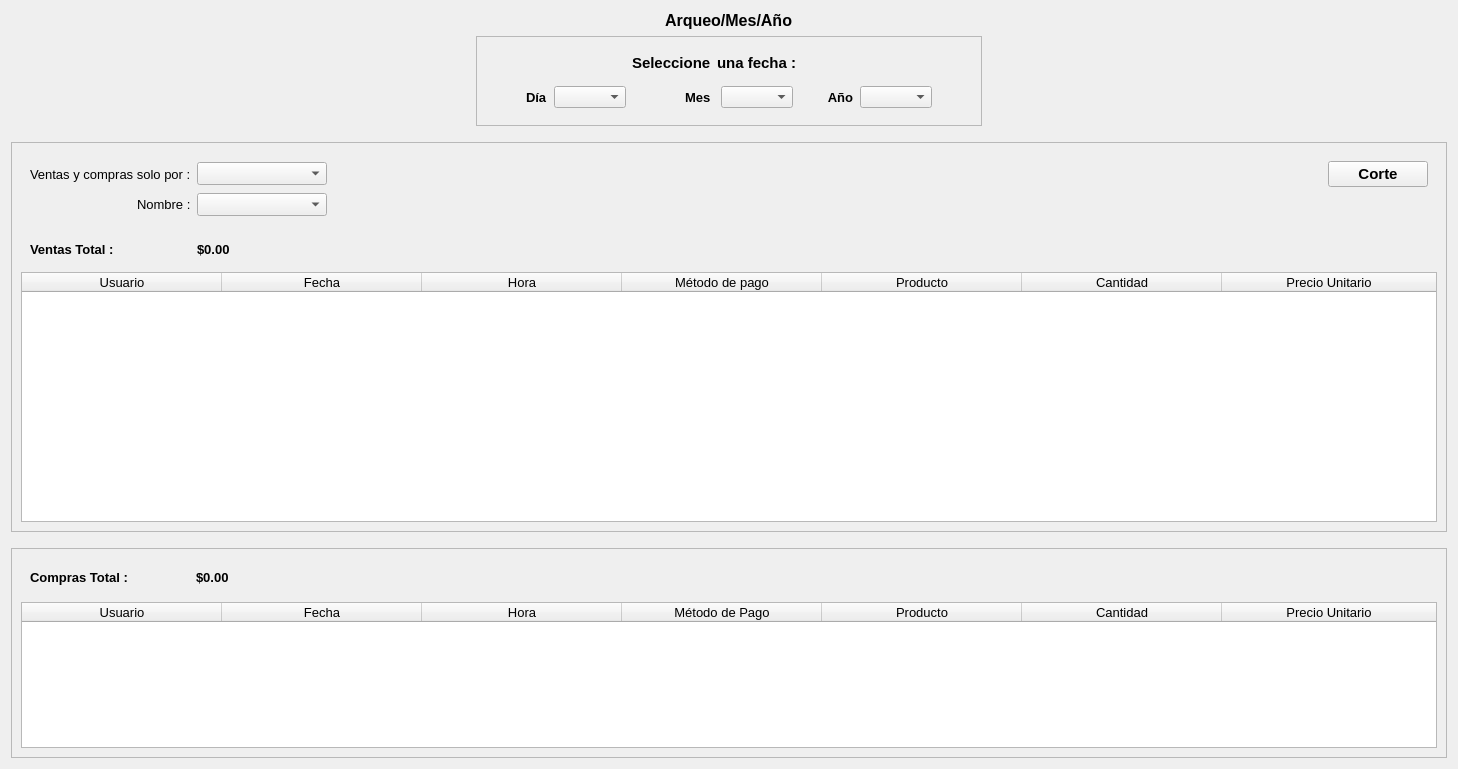
      <widget class="QWidget" name="page_15">
       <layout class="QVBoxLayout" name="verticalLayout_30">
        <item alignment="Qt::AlignmentFlag::AlignHCenter">
         <widget class="QLabel" name="label_85">
          <property name="font">
           <font>
            <pointsize>12</pointsize>
            <bold>true</bold>
           </font>
          </property>
          <property name="text">
           <string>Arqueo/Mes/Año</string>
          </property>
         </widget>
        </item>
        <item alignment="Qt::AlignmentFlag::AlignHCenter">
         <widget class="QFrame" name="frame_53">
          <property name="sizePolicy">
           <sizepolicy hsizetype="Preferred" vsizetype="Preferred">
            <horstretch>0</horstretch>
            <verstretch>0</verstretch>
           </sizepolicy>
          </property>
          <property name="minimumSize">
           <size>
            <width>400</width>
            <height>90</height>
           </size>
          </property>
          <property name="maximumSize">
           <size>
            <width>16777215</width>
            <height>90</height>
           </size>
          </property>
          <property name="frameShape">
           <enum>QFrame::Shape::StyledPanel</enum>
          </property>
          <property name="frameShadow">
           <enum>QFrame::Shadow::Raised</enum>
          </property>
          <layout class="QGridLayout" name="gridLayout_26">
           <item row="1" column="2" alignment="Qt::AlignmentFlag::AlignHCenter">
            <widget class="QComboBox" name="comboBox_18">
             <property name="minimumSize">
              <size>
               <width>50</width>
               <height>0</height>
              </size>
             </property>
            </widget>
           </item>
           <item row="1" column="3" alignment="Qt::AlignmentFlag::AlignRight">
            <widget class="QLabel" name="label_87">
             <property name="font">
              <font>
               <pointsize>10</pointsize>
               <bold>true</bold>
              </font>
             </property>
             <property name="text">
              <string>Mes</string>
             </property>
            </widget>
           </item>
           <item row="1" column="1" alignment="Qt::AlignmentFlag::AlignRight">
            <widget class="QLabel" name="label_88">
             <property name="font">
              <font>
               <pointsize>10</pointsize>
               <bold>true</bold>
              </font>
             </property>
             <property name="text">
              <string>Día</string>
             </property>
            </widget>
           </item>
           <item row="1" column="6" alignment="Qt::AlignmentFlag::AlignHCenter">
            <widget class="QComboBox" name="comboBox_17">
             <property name="minimumSize">
              <size>
               <width>70</width>
               <height>0</height>
              </size>
             </property>
            </widget>
           </item>
           <item row="1" column="0">
            <spacer name="horizontalSpacer_151">
             <property name="orientation">
              <enum>Qt::Orientation::Horizontal</enum>
             </property>
             <property name="sizeHint" stdset="0">
              <size>
               <width>40</width>
               <height>20</height>
              </size>
             </property>
            </spacer>
           </item>
           <item row="1" column="4" alignment="Qt::AlignmentFlag::AlignHCenter">
            <widget class="QComboBox" name="comboBox_16">
             <property name="minimumSize">
              <size>
               <width>70</width>
               <height>0</height>
              </size>
             </property>
            </widget>
           </item>
           <item row="1" column="7">
            <spacer name="horizontalSpacer_152">
             <property name="orientation">
              <enum>Qt::Orientation::Horizontal</enum>
             </property>
             <property name="sizeHint" stdset="0">
              <size>
               <width>40</width>
               <height>20</height>
              </size>
             </property>
            </spacer>
           </item>
           <item row="1" column="5" alignment="Qt::AlignmentFlag::AlignRight">
            <widget class="QLabel" name="label_86">
             <property name="font">
              <font>
               <pointsize>10</pointsize>
               <bold>true</bold>
              </font>
             </property>
             <property name="text">
              <string>       Año</string>
             </property>
            </widget>
           </item>
           <item row="0" column="3">
            <widget class="QLabel" name="label_89">
             <property name="minimumSize">
              <size>
               <width>0</width>
               <height>20</height>
              </size>
             </property>
             <property name="maximumSize">
              <size>
               <width>16777215</width>
               <height>20</height>
              </size>
             </property>
             <property name="font">
              <font>
               <pointsize>11</pointsize>
               <bold>true</bold>
              </font>
             </property>
             <property name="text">
              <string>Seleccione</string>
             </property>
            </widget>
           </item>
           <item row="0" column="4">
            <widget class="QLabel" name="label_90">
             <property name="minimumSize">
              <size>
               <width>0</width>
               <height>20</height>
              </size>
             </property>
             <property name="maximumSize">
              <size>
               <width>16777215</width>
               <height>20</height>
              </size>
             </property>
             <property name="font">
              <font>
               <pointsize>11</pointsize>
               <bold>true</bold>
              </font>
             </property>
             <property name="text">
              <string>una fecha :</string>
             </property>
            </widget>
           </item>
          </layout>
         </widget>
        </item>
        <item>
         <spacer name="horizontalSpacer_157">
          <property name="orientation">
           <enum>Qt::Orientation::Horizontal</enum>
          </property>
          <property name="sizeHint" stdset="0">
           <size>
            <width>40</width>
            <height>10</height>
           </size>
          </property>
         </spacer>
        </item>
        <item>
         <widget class="QFrame" name="frame_52">
          <property name="minimumSize">
           <size>
            <width>0</width>
            <height>390</height>
           </size>
          </property>
          <property name="maximumSize">
           <size>
            <width>16777215</width>
            <height>700</height>
           </size>
          </property>
          <property name="frameShape">
           <enum>QFrame::Shape::StyledPanel</enum>
          </property>
          <property name="frameShadow">
           <enum>QFrame::Shadow::Raised</enum>
          </property>
          <layout class="QVBoxLayout" name="verticalLayout_31">
           <item>
            <widget class="QFrame" name="frame_54">
             <property name="frameShape">
              <enum>QFrame::Shape::NoFrame</enum>
             </property>
             <property name="frameShadow">
              <enum>QFrame::Shadow::Raised</enum>
             </property>
             <layout class="QGridLayout" name="gridLayout_27">
              <item row="1" column="1">
               <widget class="QComboBox" name="comboBox_20">
                <property name="minimumSize">
                 <size>
                  <width>130</width>
                  <height>0</height>
                 </size>
                </property>
                <property name="font">
                 <font>
                  <pointsize>10</pointsize>
                  <bold>false</bold>
                 </font>
                </property>
               </widget>
              </item>
              <item row="1" column="0" alignment="Qt::AlignmentFlag::AlignRight">
               <widget class="QLabel" name="label_92">
                <property name="font">
                 <font>
                  <pointsize>10</pointsize>
                  <bold>false</bold>
                 </font>
                </property>
                <property name="text">
                 <string>Nombre :</string>
                </property>
               </widget>
              </item>
              <item row="0" column="0" alignment="Qt::AlignmentFlag::AlignRight">
               <widget class="QLabel" name="label_91">
                <property name="font">
                 <font>
                  <pointsize>10</pointsize>
                  <bold>false</bold>
                 </font>
                </property>
                <property name="text">
                 <string>Ventas y compras solo por :</string>
                </property>
               </widget>
              </item>
              <item row="0" column="2">
               <spacer name="horizontalSpacer_153">
                <property name="orientation">
                 <enum>Qt::Orientation::Horizontal</enum>
                </property>
                <property name="sizeHint" stdset="0">
                 <size>
                  <width>40</width>
                  <height>20</height>
                 </size>
                </property>
               </spacer>
              </item>
              <item row="3" column="0">
               <widget class="QLabel" name="label_93">
                <property name="font">
                 <font>
                  <pointsize>10</pointsize>
                  <bold>true</bold>
                 </font>
                </property>
                <property name="text">
                 <string>Ventas Total :</string>
                </property>
               </widget>
              </item>
              <item row="0" column="3">
               <widget class="QPushButton" name="pushButton_45">
                <property name="minimumSize">
                 <size>
                  <width>100</width>
                  <height>25</height>
                 </size>
                </property>
                <property name="font">
                 <font>
                  <pointsize>11</pointsize>
                  <bold>true</bold>
                 </font>
                </property>
                <property name="text">
                 <string>Corte</string>
                </property>
               </widget>
              </item>
              <item row="2" column="1">
               <spacer name="horizontalSpacer_155">
                <property name="orientation">
                 <enum>Qt::Orientation::Horizontal</enum>
                </property>
                <property name="sizeType">
                 <enum>QSizePolicy::Policy::Minimum</enum>
                </property>
                <property name="sizeHint" stdset="0">
                 <size>
                  <width>1</width>
                  <height>20</height>
                 </size>
                </property>
               </spacer>
              </item>
              <item row="0" column="1">
               <widget class="QComboBox" name="comboBox_19">
                <property name="minimumSize">
                 <size>
                  <width>130</width>
                  <height>0</height>
                 </size>
                </property>
                <property name="font">
                 <font>
                  <pointsize>10</pointsize>
                  <bold>false</bold>
                 </font>
                </property>
               </widget>
              </item>
              <item row="3" column="1">
               <widget class="QLabel" name="label_94">
                <property name="font">
                 <font>
                  <pointsize>10</pointsize>
                  <bold>true</bold>
                 </font>
                </property>
                <property name="text">
                 <string>$0.00</string>
                </property>
               </widget>
              </item>
             </layout>
            </widget>
           </item>
           <item>
            <widget class="QTableWidget" name="tableWidget_4">
             <property name="font">
              <font>
               <pointsize>10</pointsize>
               <bold>false</bold>
              </font>
             </property>
             <property name="sizeAdjustPolicy">
              <enum>QAbstractScrollArea::SizeAdjustPolicy::AdjustToContents</enum>
             </property>
             <property name="verticalScrollMode">
              <enum>QAbstractItemView::ScrollMode::ScrollPerPixel</enum>
             </property>
             <property name="horizontalScrollMode">
              <enum>QAbstractItemView::ScrollMode::ScrollPerPixel</enum>
             </property>
             <property name="showGrid">
              <bool>false</bool>
             </property>
             <attribute name="horizontalHeaderDefaultSectionSize">
              <number>200</number>
             </attribute>
             <attribute name="horizontalHeaderStretchLastSection">
              <bool>true</bool>
             </attribute>
             <column>
              <property name="text">
               <string>Usuario</string>
              </property>
             </column>
             <column>
              <property name="text">
               <string>Fecha</string>
              </property>
             </column>
             <column>
              <property name="text">
               <string>Hora</string>
              </property>
             </column>
             <column>
              <property name="text">
               <string>Método de pago</string>
              </property>
             </column>
             <column>
              <property name="text">
               <string>Producto</string>
              </property>
             </column>
             <column>
              <property name="text">
               <string>Cantidad</string>
              </property>
             </column>
             <column>
              <property name="text">
               <string>Precio Unitario</string>
              </property>
             </column>
            </widget>
           </item>
          </layout>
         </widget>
        </item>
        <item>
         <spacer name="horizontalSpacer_156">
          <property name="orientation">
           <enum>Qt::Orientation::Horizontal</enum>
          </property>
          <property name="sizeHint" stdset="0">
           <size>
            <width>40</width>
            <height>10</height>
           </size>
          </property>
         </spacer>
        </item>
        <item>
         <widget class="QFrame" name="frame_51">
          <property name="minimumSize">
           <size>
            <width>0</width>
            <height>210</height>
           </size>
          </property>
          <property name="frameShape">
           <enum>QFrame::Shape::StyledPanel</enum>
          </property>
          <property name="frameShadow">
           <enum>QFrame::Shadow::Raised</enum>
          </property>
          <layout class="QVBoxLayout" name="verticalLayout_32">
           <item>
            <widget class="QFrame" name="frame_55">
             <property name="frameShape">
              <enum>QFrame::Shape::NoFrame</enum>
             </property>
             <property name="frameShadow">
              <enum>QFrame::Shadow::Raised</enum>
             </property>
             <layout class="QGridLayout" name="gridLayout_28">
              <item row="0" column="1">
               <widget class="QLabel" name="label_96">
                <property name="font">
                 <font>
                  <pointsize>10</pointsize>
                  <bold>true</bold>
                 </font>
                </property>
                <property name="text">
                 <string>$0.00</string>
                </property>
               </widget>
              </item>
              <item row="0" column="0">
               <widget class="QLabel" name="label_95">
                <property name="font">
                 <font>
                  <pointsize>10</pointsize>
                  <bold>true</bold>
                 </font>
                </property>
                <property name="text">
                 <string>Compras Total :                 </string>
                </property>
               </widget>
              </item>
              <item row="0" column="2">
               <spacer name="horizontalSpacer_154">
                <property name="orientation">
                 <enum>Qt::Orientation::Horizontal</enum>
                </property>
                <property name="sizeHint" stdset="0">
                 <size>
                  <width>40</width>
                  <height>20</height>
                 </size>
                </property>
               </spacer>
              </item>
             </layout>
            </widget>
           </item>
           <item>
            <widget class="QTableWidget" name="tableWidget_5">
             <property name="font">
              <font>
               <pointsize>10</pointsize>
               <bold>false</bold>
              </font>
             </property>
             <property name="sizeAdjustPolicy">
              <enum>QAbstractScrollArea::SizeAdjustPolicy::AdjustToContents</enum>
             </property>
             <property name="verticalScrollMode">
              <enum>QAbstractItemView::ScrollMode::ScrollPerPixel</enum>
             </property>
             <property name="horizontalScrollMode">
              <enum>QAbstractItemView::ScrollMode::ScrollPerPixel</enum>
             </property>
             <property name="showGrid">
              <bool>false</bool>
             </property>
             <attribute name="horizontalHeaderDefaultSectionSize">
              <number>200</number>
             </attribute>
             <attribute name="horizontalHeaderStretchLastSection">
              <bool>true</bool>
             </attribute>
             <column>
              <property name="text">
               <string>Usuario</string>
              </property>
             </column>
             <column>
              <property name="text">
               <string>Fecha</string>
              </property>
             </column>
             <column>
              <property name="text">
               <string>Hora</string>
              </property>
             </column>
             <column>
              <property name="text">
               <string>Método de Pago</string>
              </property>
             </column>
             <column>
              <property name="text">
               <string>Producto</string>
              </property>
             </column>
             <column>
              <property name="text">
               <string>Cantidad</string>
              </property>
             </column>
             <column>
              <property name="text">
               <string>Precio Unitario</string>
              </property>
             </column>
            </widget>
           </item>
          </layout>
         </widget>
        </item>
       </layout>
      </widget>
